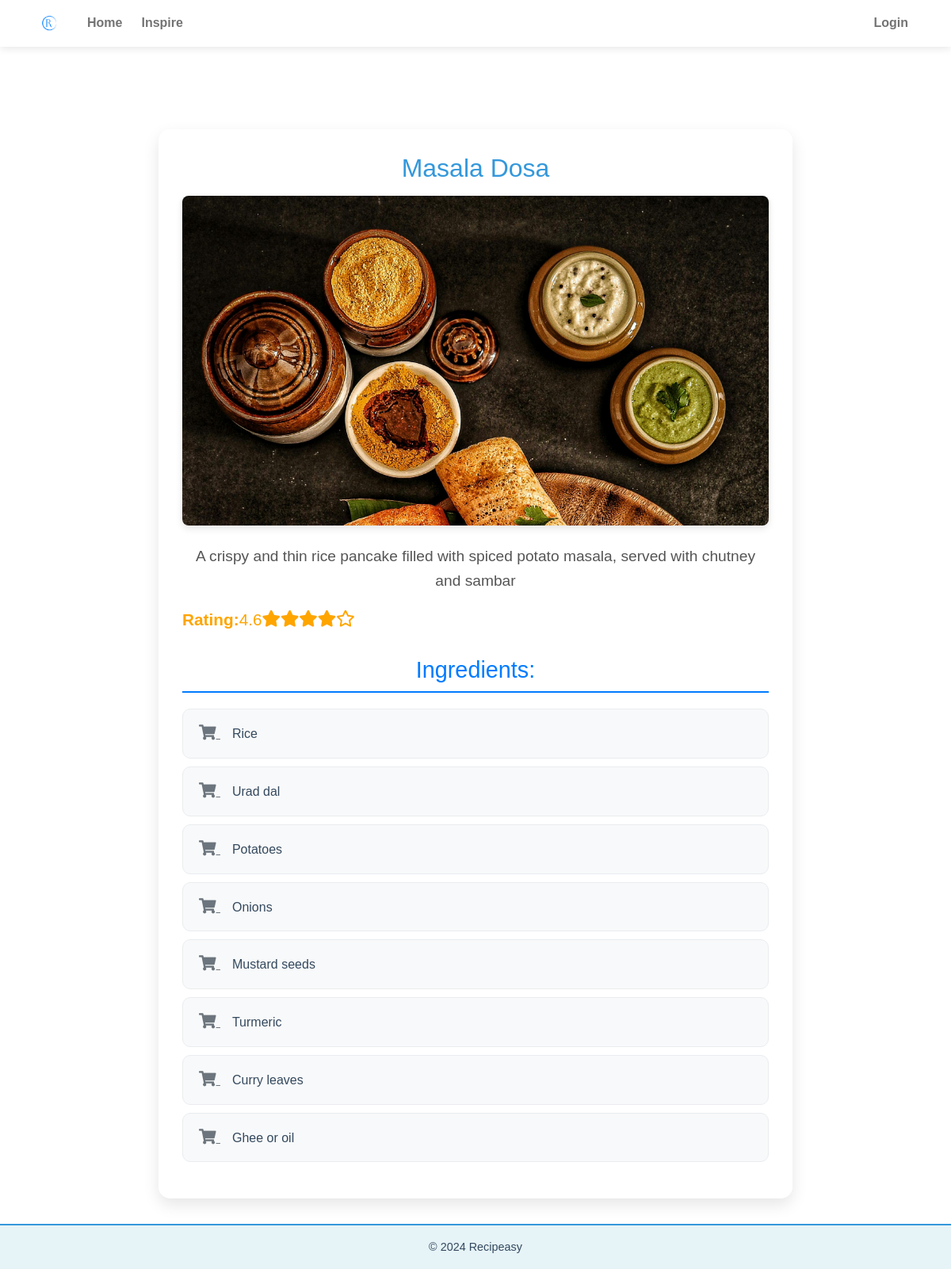
The page /recipe/5/ on the database its author committed.
### recipes/models.py (models this page shows, shortened)
class Recipe(models.Model):
    name = models.CharField(max_length=200)
    description = models.TextField()
    image = models.ImageField(upload_to='recipes/')
    date = models.DateField(null=True, blank=True)
    rating = models.DecimalField(
        max_digits=2,
        decimal_places=1,
        default=1.0,
        validators=[
            MinValueValidator(1.0, message="Rating must be at least 1."),
            MaxValueValidator(5.0, message="Rating cannot exceed 5.")
        ]
    )
    is_inspiring = models.BooleanField(default=True)
    ingredients = models.TextField()
    tags = models.ManyToManyField(Tag, related_name='recipes', blank=True)

### recipes/views.py (the view)
# urls.py: path('recipe/<int:pk>/', views.recipe_detail, name='recipe_detail'),
def recipe_detail(request, pk):
    recipe = get_object_or_404(Recipe, pk=pk)
    ingredients = [ingredient.strip() for ingredient in recipe.ingredients.replace('\n', ',').split(',') if ingredient.strip()]
    print(f"Rating for {recipe.name}: {recipe.rating}")  # Check if the rating is available
    return render(request, 'recipe_detail.html', {'recipe': recipe, 'ingredients': ingredients})

### recipes/templates/recipe_detail.html (shortened to what this page needs)
{% extends "base.html" %}
{% block content %}
    <div class="container mt-5 recipe-detail">
        <h1 class="recipe-title text-center">{{ recipe.name }}</h1>
        <div class="recipe-detail-image-container mb-4 text-center">
            <img src="{{ recipe.image.url }}" alt="{{ recipe.name }}" class="img-fluid rounded shadow">
        </div>
        <p class="recipe-description text-center">{{ recipe.description }}</p>
        <p class="recipe-rating text-center">
            <strong>Rating:</strong> {{ recipe.rating }}
            {% with ''|center:5 as range %}
                {% for _ in range %}
                    {% if forloop.counter <= recipe.rating %}
                        <i class="fas fa-star"></i>
                    {% elif forloop.counter <= recipe.rating|add:"0.5" %}
                        <i class="fas fa-star-half-alt"></i>
                    {% else %}
                        <i class="far fa-star"></i>
                    {% endif %}
                {% endfor %}
            {% endwith %}
        </p>
        <h2 class="ingredients-heading">Ingredients:</h2>
        <ul class="ingredient-list">
            {% for ingredient in ingredients %}
                <li class="ingredient-item">
                    <div>
                        <a href="https://www.google.com/search?q={{ ingredient }}&tbm=shop" target="_blank" class="shop-button">
                            <i class="fas fa-shopping-cart"></i>
                        </a>
                        {{ ingredient }}
                    </div>
                </li>
            {% endfor %}
        </ul>
    </div>
{% endblock %}

### static/css/styles.css (style rules this page uses)
:root { --primary-color: #3498db; --secondary-color: #2ecc71; --accent-color: #e74c3c; --background-color: #ffffff; --text-color: #34495e; --card-background: rgba(255, 255, 255, 0.9); --card-shadow: 0 2px 4px rgba(0, 0, 0, 0.1); --nav-text-color: #34495e; --nav-text-hover-color: #3498db; --footer-background-color: #e6f3f7; --footer-text-color: #34495e; --footer-border-color: #3498db; --transition-speed: 0.3s; --easing: cubic-bezier(0.25, 0.1, 0.25, 1); }
body { font-family: 'Arial', sans-serif; background-color: var(--background-color); color: var(--text-color); margin: 0; padding: 0; display: flex; flex-direction: column; min-height: 100vh; line-height: 1.6; font-size: 16px; }
html { font-size: 16px; scroll-behavior: smooth; }
h1, h2 { font-size: 2rem; color: var(--primary-color); margin-bottom: 1.5rem; text-align: center; }
.recipe-rating { display: flex; align-items: center; margin-bottom: 0.5rem; }
.recipe-detail { background-color: var(--card-background); border-radius: 12px; box-shadow: var(--card-shadow); padding: 2rem; max-width: 800px; margin: 0 auto; backdrop-filter: blur(5px); }
.recipe-detail h1 { color: var(--primary-color); font-size: 2rem; margin-bottom: 1rem; }
.recipe-detail-image-container { width: 100%; padding-bottom: 56.25%; position: relative; overflow: hidden; border-radius: 8px; margin-bottom: 1.5rem; box-shadow: 0 4px 10px rgba(0, 0, 0, 0.1); }
.recipe-detail img { position: absolute; top: 0; left: 0; width: 100%; height: 100%; object-fit: cover; object-position: center; transition: transform var(--transition-speed) var(--easing); }
.recipe-detail p { margin-bottom: 1rem; }
html { scroll-behavior: smooth; }

### recipes/templates/recipe_detail.html (style rules this page uses)
.recipe-detail { background: rgba(255, 255, 255, 0.95); padding: 30px; border-radius: 15px; box-shadow: 0 8px 20px rgba(0, 0, 0, 0.1); }
.recipe-detail-image-container img { max-width: 100%; height: auto; border-radius: 15px; box-shadow: 0 4px 12px rgba(0, 0, 0, 0.15); }
.recipe-title { color: #333; font-size: 2.5rem; margin-bottom: 20px; }
.recipe-description { font-size: 1.2rem; color: #555; margin-bottom: 20px; }
.recipe-rating { font-size: 1.3rem; color: #ffa500; margin-bottom: 30px; }
.ingredients-heading { color: #007bff; font-size: 1.8rem; margin-top: 30px; margin-bottom: 20px; border-bottom: 2px solid #007bff; padding-bottom: 10px; }
.ingredient-list { list-style-type: none; padding: 0; }
.ingredient-item { background-color: #f8f9fa; border: 1px solid #e9ecef; border-radius: 10px; padding: 15px 20px; margin-bottom: 10px; display: flex; justify-content: space-between; align-items: center; transition: all 0.3s ease; }
.shop-button { background: none; border: none; color: #6c757d; font-size: 1.2rem; cursor: pointer; transition: all 0.3s ease; margin-right: 15px; }

### rows shown on the page
Recipe: name "Masala Dosa", image (picture), description "A crispy and thin rice pancake filled with spiced potato masala, served with chutney and sambar", rating "4.6"

### other values the page prints
{{ ingredient }} "Rice" "Urad dal" "Potatoes" "Onions" "Mustard seeds" "Turmeric" "Curry leaves" "Ghee or oil"
